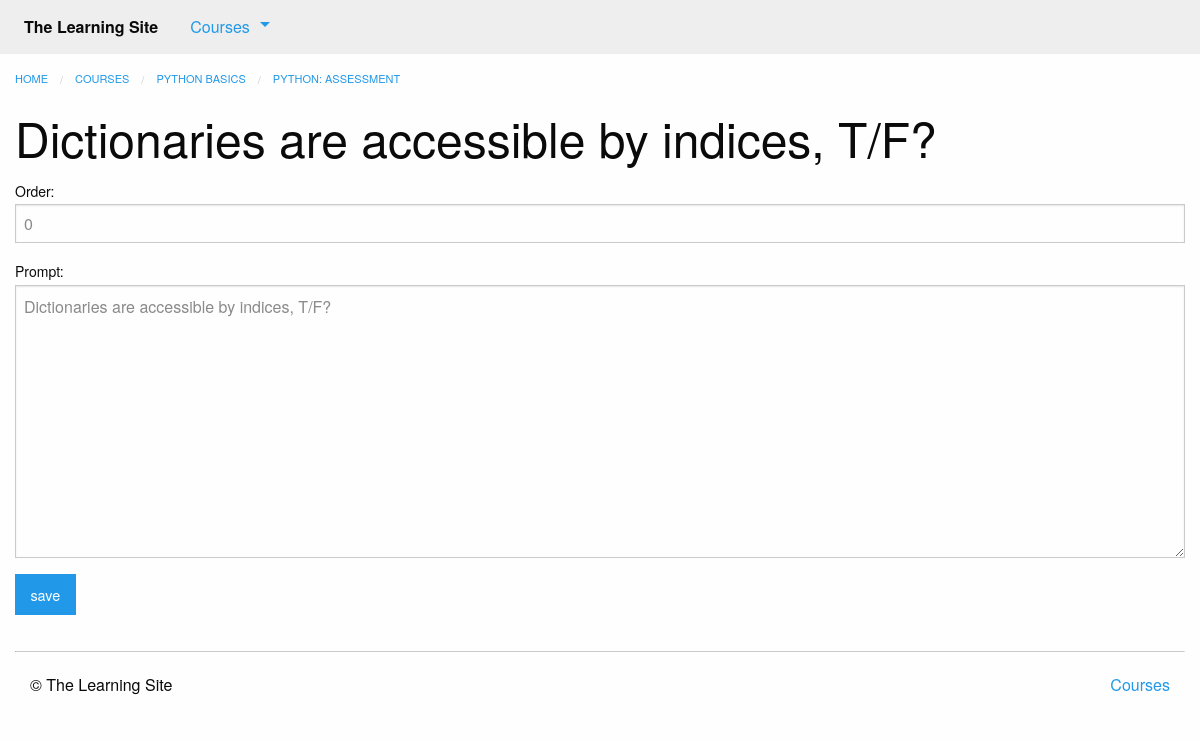
/courses/2/edit_question/5/ (signed in), run on the app's committed database.
### courses/models.py (models this page shows, shortened)
class Step(models.Model):
    title = models.CharField(max_length=255)
    description = models.TextField()
    order = models.IntegerField(default=0)
    course = models.ForeignKey(Course, on_delete=models.CASCADE)
    class Meta:
        abstract = True
        ordering = ['order', ]

class Quiz(Step):
    total_questions = models.IntegerField(default=4)
    class Meta:
        verbose_name_plural = "Quizzes"

class Course(models.Model):
    created_at = models.DateTimeField(auto_now_add=True)
    title = models.CharField(max_length=255)
    description = models.TextField()

class Question(models.Model):
    quiz = models.ForeignKey(Quiz, on_delete=models.CASCADE)
    order = models.IntegerField(default=0)
    prompt = models.TextField()
    class Meta:
        ordering = ['order', ]

### courses/views.py (the view)
# urls.py: path('<int:quiz_pk>/edit_question/<int:question_pk>/', views.edit_question, name='edit_question'),
@login_required
def edit_question(request, quiz_pk, question_pk):
    question = get_object_or_404(models.Question, pk=question_pk, quiz_id=quiz_pk)
    if hasattr(question, 'truefalsequestion'):
        form_class = forms.TrueFalseQuestionForm
        question = question.truefalsequestion
    else:
        form_class = forms.MultipleChoiceQuestionForm
        question = question.multiplechoicequestion
    form = form_class(instance=question)
    if request.method == 'POST':
        form = form_class(instance=question, data=request.POST)
        form.save()
        messages.success(request, "Updated {}".format(question.prompt))
        return HttpResponseRedirect(question.quiz.get_absolute_url())
    return render(request, 'courses/question_form.html', {'form': form, 'quiz': question.quiz})

### courses/forms.py
class TrueFalseQuestionForm(ModelForm):
    class Meta:
        model = models.TrueFalseQuestion
        fields = [
            'order',
            'prompt'
        ]

### courses/templatetags/course_extras.py (called while the page is built)
@register.inclusion_tag('courses/course_nav.html')
def nav_courses_list():
    courses = Course.objects.all()[:5]
    return {'courses': courses}

### courses/templates/courses/question_form.html (shortened to what this page needs)
{% extends 'courses/layout.html' %}
{% load course_extras %}
{% block breadcrumbs %}
    <li><a href="{% url 'courses:detail' pk=quiz.course.pk %}">{{ quiz.course.title }}</a></li>
    <li><a href="{% url 'courses:quiz' course_pk=quiz.course.pk step_pk=quiz.pk %}">{{ quiz.title }}</a></li>
{% endblock %}
{% block content %}
<div class="row columns">
    {{ block.super }}
    <h1> {{ form.instance.prompt |default:"Make a new question" }} </h1>
    <form method="POST" action="">
        {{ form.as_p }}
        <input type="submit" class="button" value="save">
    </form>
</div>
{% endblock %}

### data on the page
Quiz: course "PYTHON BASICS", title "PYTHON: ASSESSMENT"
Question: instance.prompt "Dictionaries are accessible by indices, T/F?", order "0", prompt "Dictionaries are accessible by indices, T/F?"
